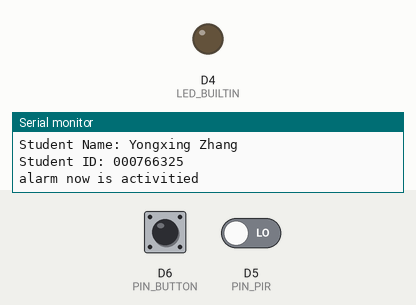
Recording of a program running on a simulated ESP8266 (Wemos D1 mini). Parts: output pins drawn as LEDs (lit = HIGH, except the on-board LED, lit = LOW), the last lines printed to the serial monitor. Dashed ring = blinking. The test bench sets the inputs (shaded band); at power-on: D5 (PIN_PIR) LOW, D6 (PIN_BUTTON) HIGH.

Above: at 1.2 s.
1.3 s: D5 (PIN_PIR) driven HIGH
At 2.3 s:
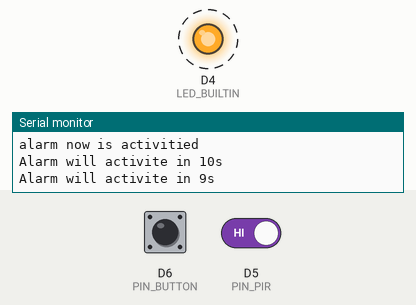
4.3 s: D6 (PIN_BUTTON) pulled LOW for 0.25 s
At 5.7 s:
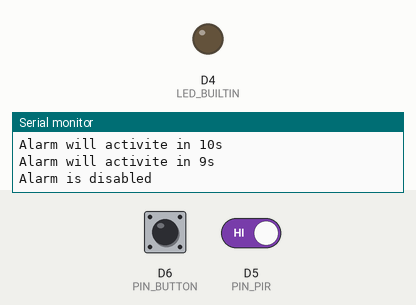
8.7 s: D6 (PIN_BUTTON) pulled LOW for 3.2 s
At 12.92 s:
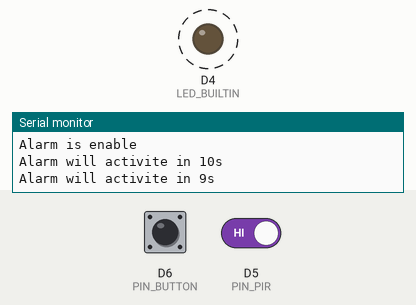
Timing chart, 0 to 15.9 s (numbered marks = the images above; inputs shaded):
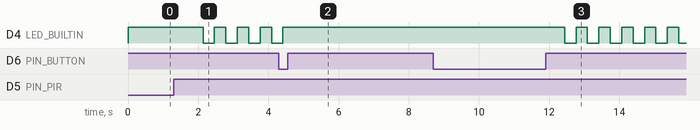

The program:

main.cpp
```cpp
// COMP-10184 – Mohawk College

/**
 * StAuth10187: I Yongxing zhang, 000766325 certify that this material is my original work.
 * No other person's work has been used without due acknowledgement.
 * I have not made my work available to anyone else.
 */
#include <Arduino.h>
// digital input pin definitions
#define PIN_PIR D5
#define PIN_BUTTON D6
// difine all stage
#define ALARM_DISABLE 0
#define ALARM_ENABLE 1
#define ALARM_COUNTDOWN 2
#define ALARM_ACTIVE 3

// buttion delay
#define BUTTON_DELAY 200

int iAlarmStage;
bool bPIR;
bool bBtn;

// *************************************************************
void setup()
{
  // configure the USB serial monitor
  Serial.begin(115200);
  // configure the LED output
  pinMode(LED_BUILTIN, OUTPUT);
  // PIR sensor is an INPUT
  pinMode(PIN_PIR, INPUT);
  // Button is an INPUT
  pinMode(PIN_BUTTON, INPUT_PULLUP);
  delay(10);
  digitalWrite(LED_BUILTIN, true);
  iAlarmStage = ALARM_ENABLE;
  Serial.println("COMP-10184 - Alarm System");
  Serial.println("Student Name: Yongxing Zhang");
  Serial.println("Student ID: 000766325");
  Serial.println();
  Serial.println("alarm now is activitied");
}

// collect button and sensor stage
void collectInputs()
{
  bPIR = digitalRead(PIN_PIR);
  bBtn = digitalRead(PIN_BUTTON);
  delay(BUTTON_DELAY);
}

// base on each stage, button and light react different
void checkAlarmStage()
{
  int lightOn = LOW;
  // collectInputs();
  switch (iAlarmStage)
  {
  case ALARM_DISABLE:
    digitalWrite(LED_BUILTIN, HIGH);

    if (!bBtn)
    {
      iAlarmStage = ALARM_ENABLE;
      Serial.println("Alarm is enable");
    }
    break;
  case ALARM_ENABLE:
    digitalWrite(LED_BUILTIN, HIGH);
    if (bPIR)
    {
      iAlarmStage = ALARM_COUNTDOWN;
      Serial.println("Alarm will activite in 10s ");
    }
    break;

  case ALARM_COUNTDOWN:
    for (int i = 0; i < 80; i++)
    {
      lightOn = !lightOn;
      digitalWrite(LED_BUILTIN, lightOn);
      delay(125);
      collectInputs();
      if (!bBtn)
      {
        iAlarmStage = ALARM_DISABLE;
        Serial.println("Alarm is disabled ");
        break;
      }
      if (i % 8 == 0)
      {
        Serial.println("Alarm will activite in " + String(9 - (i / 8)) + "s ");
      }
    }
    if (iAlarmStage == ALARM_COUNTDOWN)
    {
      iAlarmStage = ALARM_ACTIVE;
      Serial.println("Alarm is activity ");
    }
    break;

  case ALARM_ACTIVE:
    digitalWrite(LED_BUILTIN, LOW);
    Serial.println("alarm is active");
    break;
  }
}
// *************************************************************
void loop()
{

  collectInputs();
  checkAlarmStage();
}
```

Measured:
- after the input at 1.3 s, D4 (LED_BUILTIN): alternates HIGH for 0.33 s and LOW for 0.33 s, starting after 0.84 s
- after the input at 4.3 s, D4 (LED_BUILTIN): goes on until 4.4 s, then stays HIGH
- after the input at 8.7 s, D4 (LED_BUILTIN): alternates HIGH for 0.33 s and LOW for 0.33 s, starting after 3.7 s
